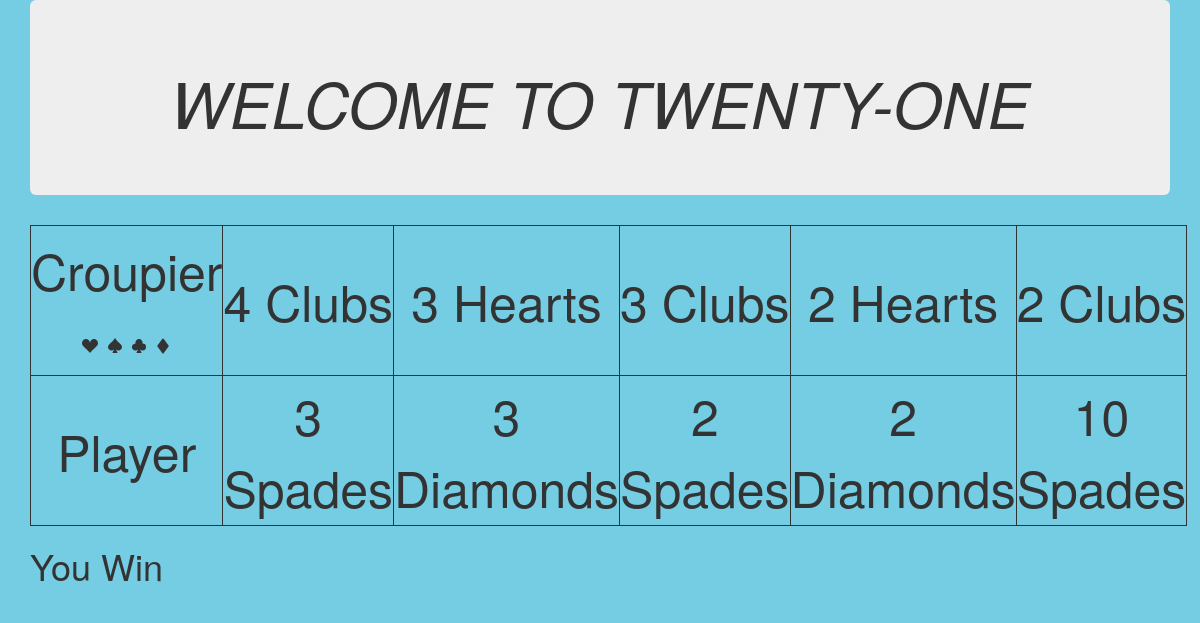
/game_end3/, run on the app's committed database.
### myapp/models.py (models this page shows)
class GameCard(models.Model):
    card_name = models.CharField(max_length=264, db_index=True)
    def __str__(self):
        return self.card_name

### myapp/views.py (the view)
# urls.py: path('game_end3/',views.game_end3,name='game_end3'),
def game_end3(request):
    Dcard1=GameCard.objects.order_by('card_name')[12]
    Dcard2=GameCard.objects.order_by('card_name')[10]
    Dcard3=GameCard.objects.order_by('card_name')[8]
    Dcard4=GameCard.objects.order_by('card_name')[6]
    Dcard5=GameCard.objects.order_by('card_name')[4]
    Pcard1=GameCard.objects.order_by('card_name')[11]
    Pcard2=GameCard.objects.order_by('card_name')[9]
    Pcard3=GameCard.objects.order_by('card_name')[7]
    Pcard4=GameCard.objects.order_by('card_name')[5]
    Pcard5=GameCard.objects.order_by('card_name')[3]
    P1=values[str(Pcard1).split()[0]]
    P2=values[str(Pcard2).split()[0]]
    P3=values[str(Pcard3).split()[0]]
    P4=values[str(Pcard4).split()[0]]
    P5=values[str(Pcard5).split()[0]]
    D1=values[str(Dcard1).split()[0]]
    D2=values[str(Dcard2).split()[0]]
    D3=values[str(Dcard3).split()[0]]
    D4=values[str(Dcard4).split()[0]]
    D5=values[str(Dcard5).split()[0]]
    if (P1+P2+P3+P4+P5) > 21:
        my_dict={'OUT':"You lose",'D_C_1':Dcard1,'D_C_2':Dcard2,'P_C_1': Pcard1,'P_C_2':Pcard2,'P_C_3':Pcard3, 'P_C_4':Pcard4, 'P_C_5':Pcard5}
        return render(request,'myapp/game_end3.html',context= my_dict)
    elif (P1+P2+P3+P4+P5) == 21:
        my_dict={'OUT':'BLACK JACK','D_C_1':Dcard1,'D_C_2':Dcard2,'P_C_1': Pcard1,'P_C_2':Pcard2,'P_C_3':Pcard3, 'P_C_4':Pcard4, 'P_C_5':Pcard5}
        return render(request,'myapp/game_end3.html',context= my_dict)
    elif (D1+D2+D3+D4+D5) > 21:
        my_dict={'OUT':"You WIN",'D_C_1':Dcard1,'D_C_2':Dcard2,'D_C_3':Dcard3,'D_C_4':Dcard4,'D_C_5':Dcard5,'P_C_1': Pcard1,'P_C_2':Pcard2,'P_C_3':Pcard3, 'P_C_4':Pcard4,'P_C_5':Pcard5}
        return render(request,'myapp/game_end3.html',context= my_dict)
    elif ((P1+P2+P3+P4+P5) < (D1+D2+D3+D4+D5) < 21):
        my_dict={'OUT':'Dealer Wins','D_C_1':Dcard1,'D_C_2':Dcard2,'D_C_3':Dcard3,'D_C_4':Dcard4,'D_C_5':Dcard5,'P_C_1': Pcard1,'P_C_2':Pcard2,'P_C_3':Pcard3, 'P_C_4':Pcard4,'P_C_5':Pcard5}
        return render(request,'myapp/game_end3.html',context= my_dict)
    elif (D1+D2+D3+D4+D5) == 21:
        my_dict={'OUT':'Dealer Black Jack Wins','D_C_1':Dcard1,'D_C_2':Dcard2,'D_C_3':Dcard3,'D_C_4':Dcard4,'D_C_5':Dcard5,'P_C_1': Pcard1,'P_C_2':Pcard2,'P_C_3':Pcard3, 'P_C_4':Pcard4,'P_C_5':Pcard5}
        return render(request,'myapp/game_end3.html',context= my_dict)
    elif ((P1+P2+P3+P4+P5) == (D1+D2+D3+D4+D5)):
        my_dict={'OUT':'ITS A PUSH/DRAW','D_C_1':Dcard1,'D_C_2':Dcard2,'D_C_3':Dcard3,'D_C_4':Dcard4,'D_C_5':Dcard5,'P_C_1': Pcard1,'P_C_2':Pcard2,'P_C_3':Pcard3, 'P_C_4':Pcard4,'P_C_5':Pcard5}
        return render(request,'myapp/game_end3.html',context= my_dict)
    elif ((P1+P2+P3+P4+P5) > (D1+D2+D3+D4+D5) < 21):
        my_dict={'OUT':'You Win','D_C_1':Dcard1,'D_C_2':Dcard2,'D_C_3':Dcard3,'D_C_4':Dcard4,'D_C_5':Dcard5,'P_C_1': Pcard1,'P_C_2':Pcard2,'P_C_3':Pcard3, 'P_C_4':Pcard4,'P_C_5':Pcard5}
        return render(request,'myapp/game_end3.html',context= my_dict)
    return render(request,'myapp/game_end3.html')

### template/myapp/game_end3.html
{% extends "myapp/game_end.html" %}
{% block content %}
<div class="container">
    <h1>{{ OUT }}</h1>
{% endblock %}

### template/myapp/game_end.html (shortened to what this page needs)
<!DOCTYPE html>
{% load static %}
<html lang="en" dir="ltr">
  <head>
      <link rel="stylesheet" href="https://maxcdn.bootstrapcdn.com/bootstrap/3.3.7/css/bootstrap.min.css">
      <link rel="stylesheet" href="{% static 'mycss\mycss.css' %}" >
  </head>
  <body>
    <div class="container">
      <div class="jumbotron">
        <h1 class="text-center"><em>WELCOME TO TWENTY-ONE</em> </h1>
      </div>
    </div>
    <div class="container" >
      <table align='center'>
        <tr>
          <td>Croupier<h2 class="text-center">
            <svg xmlns="http://www.w3.org/2000/svg" width="16" height="16" fill="currentColor" class="bi bi-suit-heart-fill" viewBox="0 0 16 16">
            <path d="M4 1c2.21 0 4 1.755 4 3.92C8 2.755 9.79 1 12 1s4 1.755 4 3.92c0 3.263-3.234 4.414-7.608 9.608a.513.513 0 0 1-.784 0C3.234 9.334 0 8.183 0 4.92 0 2.755 1.79 1 4 1z"/>
            </svg>
            <svg xmlns="http://www.w3.org/2000/svg" width="16" height="16" fill="currentColor" class="bi bi-suit-diamond-fill" viewBox="0 0 16 16">
            <path d="M2.45 7.4L7.2 1.067a1 1 0 0 1 1.6 0L13.55 7.4a1 1 0 0 1 0 1.2L8.8 14.933a1 1 0 0 1-1.6 0L2.45 8.6a1 1 0 0 1 0-1.2z"/>
            </svg></h2>
          </td>
          {% if D_C_1 %}
          <td>{{ D_C_1 }}</td>
          {% endif %}
          {% if D_C_2 %}
          <td>{{ D_C_2 }}</td>
          {% endif %}
          {% if D_C_3 %}
          <td>{{ D_C_3 }}</td>
          {% endif %}
          {% if D_C_4 %}
          <td>{{ D_C_4 }}</td>
          {% endif %}
          {% if D_C_5 %}
          <td>{{ D_C_5 }}</td>
          {% endif %}
        </tr>
        <tr>
          <td>Player</td>
          {% if P_C_1 %}
          <td>{{ P_C_1 }}</td>
          {% endif %}
          {% if P_C_2 %}
          <td>{{ P_C_2 }}</td>
          {% endif %}
          {% if P_C_3 %}
          <td>{{ P_C_3 }}</td>
          {% endif %}
          {% if P_C_4 %}
          <td>{{ P_C_4 }}</td>
          {% endif %}
          {% if P_C_5 %}
          <td>{{ P_C_5 }}</td>
          {% endif %}
        </tr>
      </table>
    </div>
    {% block content %}{% endblock %}
    </div>
  </body>
</html>

### static/mycss/mycss.css (style rules this page uses)
body { background-color: #74cde3 ; }
td { height:150px; width: 150px; text-align: center; border:5px; border-style: solid; border-width: thin; font-size:50px; }

### data on the page
GameCard: card_name "4 Clubs"
GameCard: card_name "3 Hearts"
GameCard: card_name "3 Clubs"
GameCard: card_name "2 Hearts"
GameCard: card_name "2 Clubs"
GameCard: card_name "3 Spades"
GameCard: card_name "3 Diamonds"
GameCard: card_name "2 Spades"
GameCard: card_name "2 Diamonds"
GameCard: card_name "10 Spades"

### other printed values
{{ OUT }} "You Win"
